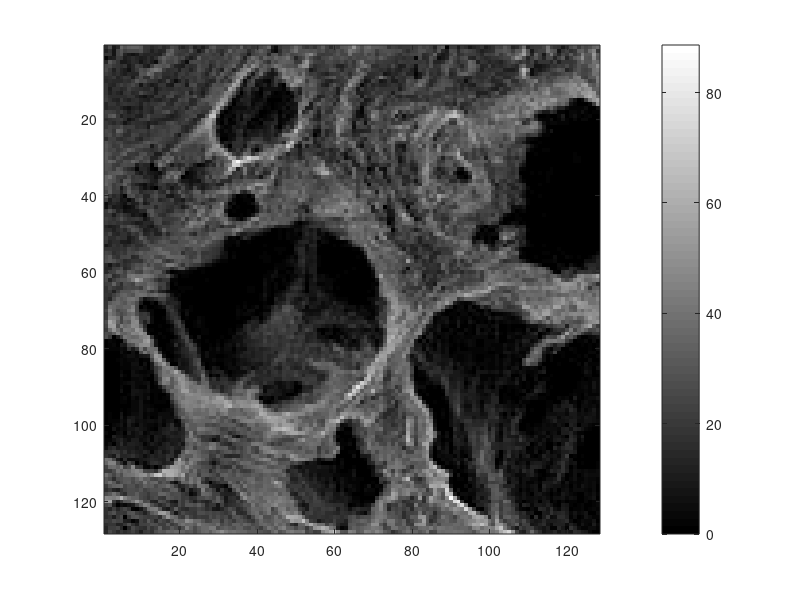
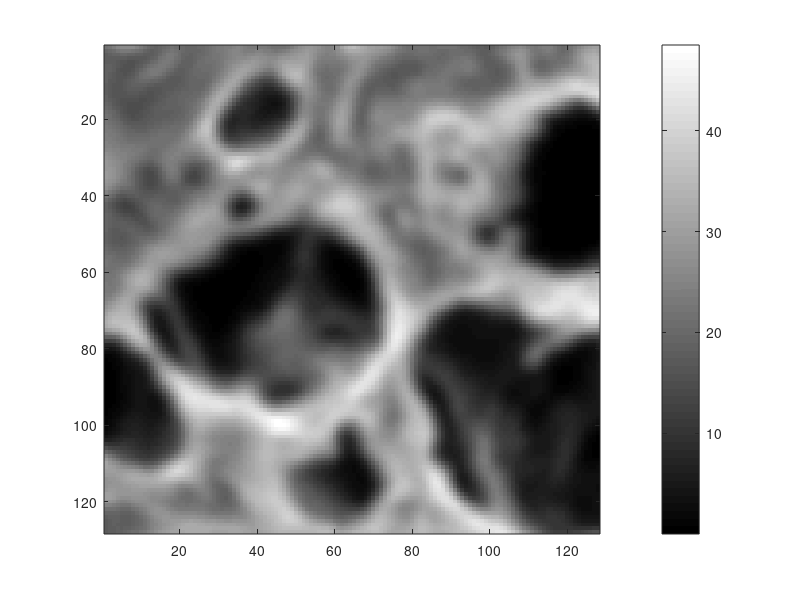

The MATLAB source for these figures, in order: (Note: this script raises an error after producing the figures.)
%  
%  Image deblurring inverse problem with periodic boundary conditions.
%
%% Generate data and build regularization matrix.
  clear all, close all
  load GaussianBlur440_normal
  %load satellite.mat
  x_true = 100*f_true/max(f_true(:)); 
  clear PSF f_true beta g sigma 
  [nx,ny]=size(x_true);
  % Generate data on 256^2 grid w/ periodic BCs, then restrict to 128^2.
  h      = 1/nx;
  x      = [-0.5+h/2:h:0.5-h/2]';
  [X,Y]  = meshgrid(x);
  sig    = 2*h;
  kernel = exp(-((X-h/2).^2+(Y-h/2).^2)/2/sig^2);
  kernel = kernel/sum(sum(kernel));
  ahat   = fft2(fftshift(kernel));
  Ax     = real(ifft2(ahat.*fft2(x_true)));
  % Extract 128x128 subregion from Ax and x, add noise and plot.
  Ax     = Ax(101:228,101:228);
  x_true = x_true(101:228,101:228);
  [nx2,ny2]= size(Ax);
  err_lev= 2;
  noise  = err_lev/100 * norm(Ax(:)) / sqrt(nx2*ny2);
  b      = Ax + noise*randn(nx2,ny2);
  figure(1), imagesc(x_true), colormap(gray), colorbar, 

  % zero pad b and create the mask
  b_pad = padarray(b,[nx/4,ny/4]);
  bp_hat= fft2(b_pad);
  M     = padarray(ones(size(b)),[nx/4,ny/4]);
  figure(2), imagesc(Ax), colormap(gray), colorbar 

  %% Store CG iteration information
  params.max_cg_iter  = 250;   
  params.cg_step_tol  = 1e-4;    
  params.grad_tol     = 1e-4;  
  params.cg_io_flag   = 0;  
  params.cg_figure_no = [];
  params.precond      = 'Amult_circulant';
  params.ahat         = ahat;
  params.M            = M;
  % Store necessary info for matrix vector multiply (A*x) function
  Bmult               = 'Bmult_DataDriven';
  a_params.ahat       = ahat;
  a_params.M          = M;
  params.a_params     = a_params;
  
  % Choose the regularization parameter
  AtDb                = Amult_circulant(b_pad,conj(ahat));
  disp(' *** Computing regularization parameter using GCV *** ')
  RegParam_fn         = @(alpha) GCV_fn(alpha,b,AtDb,params,Bmult);
  alpha               = 1e-4; %fminbnd(RegParam_fn,0,1);
  
  %% Use PCG to solve Bx=c.
  % Compute regularized solution for the chosen alpha.
  a_params.alpha         = alpha;
  params.a_params        = a_params;
  params.max_cg_iter     = 500;   
  params.cg_step_tol     = 1e-6;    
  params.grad_tol        = 1e-6;  
  params.precond         = 'Amult_circulant';
  params.precond_params  = 1./(abs(ahat).^2+alpha);
  disp(' *** Computing the regularized solution *** ')
%%%%%%%%%%%%%% Initial guess periodic
%  bhat = fft2(b);
%  [xalpha,iter_hist]     = CG(zeros(nx,ny),AtDb,params,Bmult);
%  ahat_small = ahat(nx/4+1:3*nx/4,ny/4+1:3*ny/4);
%  xalpha = @(a) real(ifft2((conj(ahat_small)./(abs(ahat_small).^2+a).*bhat)));
%  x = padarray(xalpha(1e13),[nx/4,ny/4]);
%%%%%%%%%%%%%% Initial guess blured
%  x = padarray(b,[nx/4,ny/4]);
%%%%%%%%%%%%%% Initial guess zero
  x = zeros(nx,ny);
  tau = .8 * 1/max(ahat(:));
  figure()
  n = 0;
  while( true )
    n = n+1;
    resid = DA_mult(x,ahat)-b;
    x = x - tau*AtDt_mult(resid,ahat);
    if norm(resid) <= nx*ny*sig; break; end; % end if you actually can
    if not(mod(n,20)) % this just updates the plot
      imagesc(x(nx/4+1:3*nx/4,ny/4+1:3*ny/4)), colorbar, colormap(gray), title(sprintf('n = %d, resid = %.3f <= %.2f',n,norm(resid), nx*ny*sig));
      %imagesc(x,[0,max(x_true(:))]), colorbar, colormap(gray), title(sprintf('n = %d, resid = %.3f <= %.2f',n,norm(resid), nx*ny*sig));
      drawnow;
    end;
  end

  % Plot the results.
%  figure(3)
%    imagesc(xalpha(nx/4+1:3*nx/4,ny/4+1:3*ny/4),[0,max(x_true(:))]), colorbar, colormap(gray)
%  figure(4), 
%    semilogy(iter_hist(:,2),'k','LineWidth',2), title('CG iteration vs. residual norm')
